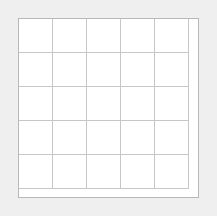
<?xml version="1.0" encoding="UTF-8"?>
<ui version="4.0">
 <class>MainWindow_emoji</class>
 <widget class="QMainWindow" name="MainWindow_emoji">
  <property name="geometry">
   <rect>
    <x>0</x>
    <y>0</y>
    <width>217</width>
    <height>216</height>
   </rect>
  </property>
  <property name="windowTitle">
   <string>MainWindow</string>
  </property>
  <widget class="QWidget" name="centralwidget">
   <layout class="QHBoxLayout" name="horizontalLayout">
    <item>
     <widget class="QWidget" name="widget" native="true">
      <layout class="QHBoxLayout" name="horizontalLayout_2">
       <item>
        <widget class="QTableWidget" name="tableWidget_emoji">
         <property name="rowCount">
          <number>5</number>
         </property>
         <property name="columnCount">
          <number>5</number>
         </property>
         <attribute name="horizontalHeaderVisible">
          <bool>false</bool>
         </attribute>
         <attribute name="horizontalHeaderDefaultSectionSize">
          <number>34</number>
         </attribute>
         <attribute name="horizontalHeaderMinimumSectionSize">
          <number>25</number>
         </attribute>
         <attribute name="horizontalHeaderStretchLastSection">
          <bool>false</bool>
         </attribute>
         <attribute name="verticalHeaderVisible">
          <bool>false</bool>
         </attribute>
         <attribute name="verticalHeaderDefaultSectionSize">
          <number>34</number>
         </attribute>
         <attribute name="verticalHeaderHighlightSections">
          <bool>true</bool>
         </attribute>
         <attribute name="verticalHeaderMinimumSectionSize">
          <number>25</number>
         </attribute>
         <row/>
         <row/>
         <row/>
         <row/>
         <row/>
         <column/>
         <column/>
         <column/>
         <column/>
         <column/>
        </widget>
       </item>
      </layout>
     </widget>
    </item>
   </layout>
  </widget>
 </widget>
 <resources/>
 <connections/>
</ui>
